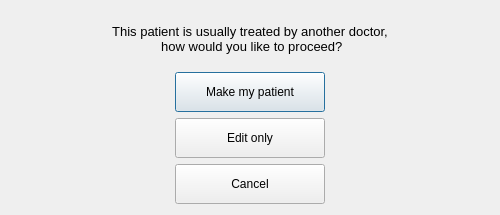
<?xml version="1.0" encoding="UTF-8"?>
<ui version="4.0">
 <class>PatientDialog</class>
 <widget class="QDialog" name="PatientDialog">
  <property name="windowModality">
   <enum>Qt::ApplicationModal</enum>
  </property>
  <property name="geometry">
   <rect>
    <x>0</x>
    <y>0</y>
    <width>500</width>
    <height>215</height>
   </rect>
  </property>
  <property name="sizePolicy">
   <sizepolicy hsizetype="Fixed" vsizetype="Fixed">
    <horstretch>0</horstretch>
    <verstretch>0</verstretch>
   </sizepolicy>
  </property>
  <property name="minimumSize">
   <size>
    <width>500</width>
    <height>215</height>
   </size>
  </property>
  <property name="focusPolicy">
   <enum>Qt::StrongFocus</enum>
  </property>
  <property name="windowTitle">
   <string>Dialog</string>
  </property>
  <property name="modal">
   <bool>true</bool>
  </property>
  <layout class="QVBoxLayout" name="verticalLayout_2">
   <item>
    <widget class="QLabel" name="label">
     <property name="font">
      <font>
       <pointsize>10</pointsize>
      </font>
     </property>
     <property name="text">
      <string>This patient is usually treated by another doctor, 
 how would you like to proceed?</string>
     </property>
     <property name="alignment">
      <set>Qt::AlignCenter</set>
     </property>
     <property name="wordWrap">
      <bool>true</bool>
     </property>
    </widget>
   </item>
   <item>
    <layout class="QHBoxLayout" name="horizontalLayout">
     <item>
      <spacer name="horizontalSpacer">
       <property name="orientation">
        <enum>Qt::Horizontal</enum>
       </property>
       <property name="sizeHint" stdset="0">
        <size>
         <width>40</width>
         <height>20</height>
        </size>
       </property>
      </spacer>
     </item>
     <item>
      <layout class="QVBoxLayout" name="verticalLayout">
       <item>
        <widget class="QPushButton" name="patientButton">
         <property name="minimumSize">
          <size>
           <width>150</width>
           <height>40</height>
          </size>
         </property>
         <property name="text">
          <string>Make my patient</string>
         </property>
        </widget>
       </item>
       <item>
        <widget class="QPushButton" name="editButton">
         <property name="minimumSize">
          <size>
           <width>150</width>
           <height>40</height>
          </size>
         </property>
         <property name="text">
          <string>Edit only</string>
         </property>
        </widget>
       </item>
       <item>
        <widget class="QPushButton" name="cancelButton">
         <property name="minimumSize">
          <size>
           <width>150</width>
           <height>40</height>
          </size>
         </property>
         <property name="text">
          <string>Cancel</string>
         </property>
        </widget>
       </item>
      </layout>
     </item>
     <item>
      <spacer name="horizontalSpacer_2">
       <property name="orientation">
        <enum>Qt::Horizontal</enum>
       </property>
       <property name="sizeHint" stdset="0">
        <size>
         <width>40</width>
         <height>20</height>
        </size>
       </property>
      </spacer>
     </item>
    </layout>
   </item>
  </layout>
 </widget>
 <resources/>
 <connections>
  <connection>
   <sender>cancelButton</sender>
   <signal>clicked()</signal>
   <receiver>PatientDialog</receiver>
   <slot>reject()</slot>
   <hints>
    <hint type="sourcelabel">
     <x>167</x>
     <y>184</y>
    </hint>
    <hint type="destinationlabel">
     <x>316</x>
     <y>163</y>
    </hint>
   </hints>
  </connection>
  <connection>
   <sender>editButton</sender>
   <signal>clicked()</signal>
   <receiver>PatientDialog</receiver>
   <slot>accept()</slot>
   <hints>
    <hint type="sourcelabel">
     <x>207</x>
     <y>127</y>
    </hint>
    <hint type="destinationlabel">
     <x>320</x>
     <y>121</y>
    </hint>
   </hints>
  </connection>
  <connection>
   <sender>patientButton</sender>
   <signal>clicked()</signal>
   <receiver>PatientDialog</receiver>
   <slot>accept()</slot>
   <hints>
    <hint type="sourcelabel">
     <x>247</x>
     <y>88</y>
    </hint>
    <hint type="destinationlabel">
     <x>329</x>
     <y>75</y>
    </hint>
   </hints>
  </connection>
 </connections>
</ui>
